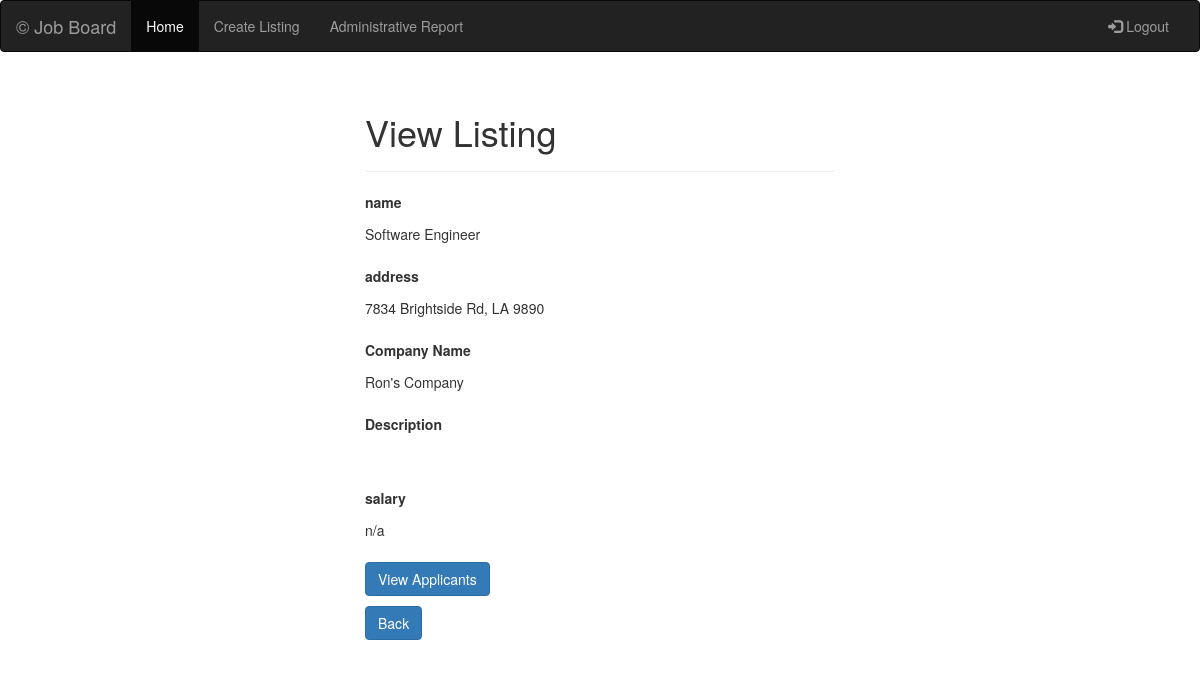
Screenshot of /jobapp/recruiter/read.php?id=12 with the database file from the repository.
### tables this page shows
CREATE TABLE `Job_Opening` (
  `id` int(11) NOT NULL,
  `name` varchar(100) NOT NULL,
  `address` varchar(100) NOT NULL,
  `company` varchar(100) NOT NULL,
  `salary` varchar(100) NOT NULL,
  `sc_email` varchar(100) NOT NULL,
  `Date` timestamp NULL DEFAULT CURRENT_TIMESTAMP,
  `Field` varchar(20) DEFAULT NULL,
  `State` varchar(2) DEFAULT NULL,
  `Education` varchar(15) NOT NULL
);

### jobapp/recruiter/read.php (the view, shortened to what this page needs)
<?php include 'inc/rheader2.php' ?>
<?php
if(isset($_GET["id"]) && !empty(trim($_GET["id"]))){
    require_once '../config/app_config.php';
    $sql = "SELECT * FROM Job_Opening WHERE id = ?";
    if($stmt = mysqli_prepare($link, $sql)){
        mysqli_stmt_bind_param($stmt, "i", $param_id);
        if(mysqli_stmt_execute($stmt)){
            $result = mysqli_stmt_get_result($stmt);
            if(mysqli_num_rows($result) == 1){
                $row = mysqli_fetch_array($result, MYSQLI_ASSOC);
            } else{
                header("location: error.php");
                exit();
            }
        } else{
            echo "Oops! Something went wrong. Please try again later.";
        }
    }
} else{
    header("location: error.php");
    exit();
}
?>
<!DOCTYPE html>
<html lang="en">
<head>
    <link rel="stylesheet" href="https://maxcdn.bootstrapcdn.com/bootstrap/3.3.7/css/bootstrap.css">
</head>
<body>
    <div class="wrapper">
        <div class="container-fluid">
            <div class="row">
                <div class="col-md-12">
                    <div class="page-header">
                        <h1>View Listing</h1>
                    </div>
                    <div class="form-group">
                        <label>name</label>
                        <p class="form-control-static"><?php echo $row["name"]; ?></p>
                    </div>
                    <div class="form-group">
                        <label>address</label>
                        <p class="form-control-static"><?php echo $row["address"]; ?></p>
                    </div>
                    <div class="form-group">
                        <label>Company Name</label>
                        <p class="form-control-static"><?php echo $row["company"]; ?></p>
                    </div>
                    <div class="form-group">
                        <label>Description</label>
                        <p class="form-control-static"><?php echo $row["description"]; ?></p>
                    </div>
                    <div class="form-group">
                        <label>salary</label>
                        <p class="form-control-static"><?php echo $row["salary"]; ?></p>
                    </div>
                    <p><a href="viewer.php" class="btn btn-primary">View Applicants</a></p>
                    <p><a href="ind.php" class="btn btn-primary">Back</a></p>
                </div>
            </div>
        </div>
    </div>
</body>
</html>

### jobapp/recruiter/read.php (style rules this page uses)
.wrapper { width: 500px; margin: 0 auto; }

### rows the page displays
job_opening: name "Software Engineer", address "7834 Brightside Rd, LA 9890", company "Ron's Company", salary "n/a"
